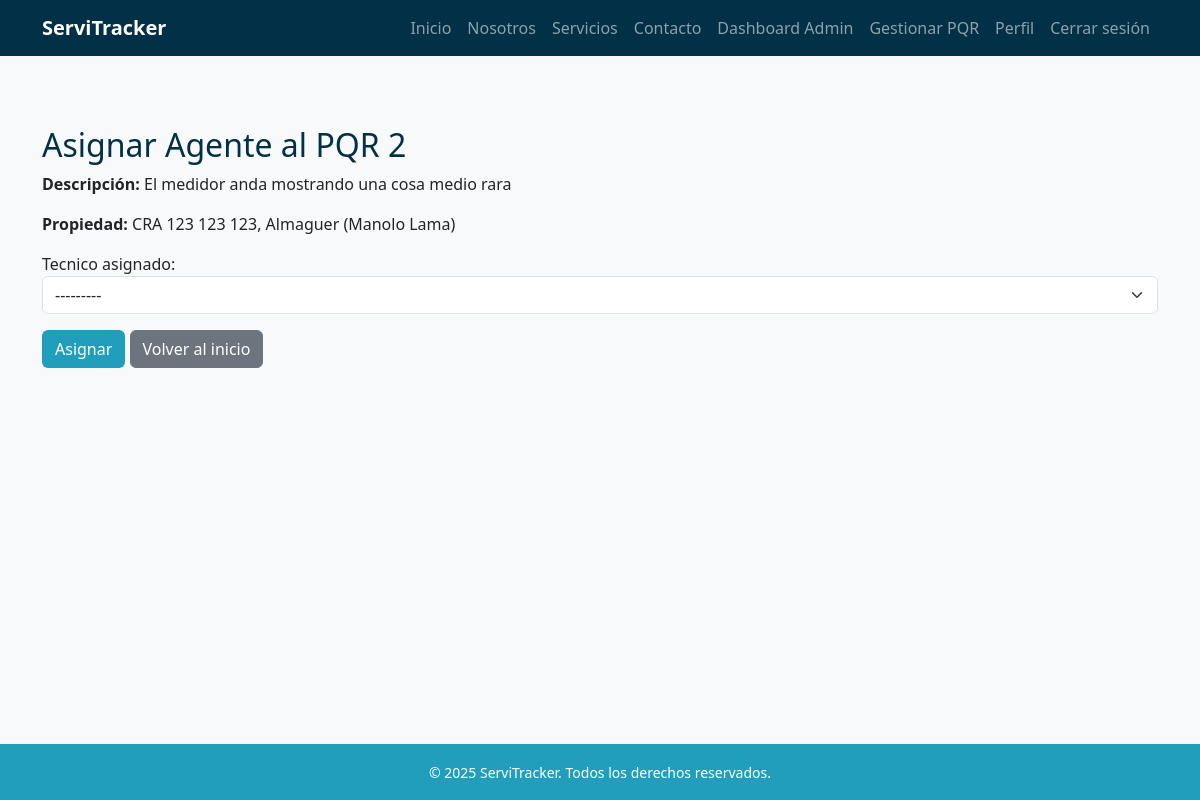
/pqr/2/asignar-tecnico/ (signed in), run on the app's committed database.
### pqr/models.py (models this page shows, shortened)
class PQR(models.Model):
    ciudadano = models.ForeignKey(
        settings.AUTH_USER_MODEL,
        on_delete=models.SET_NULL,
        null=True,
        blank=True,
        related_name="pqrs_ciudadano"
    )
    propiedad = models.ForeignKey(
        Propiedad,
        on_delete=models.SET_NULL,
        null=True,
        blank=True
    )
    tipo_falla = models.ForeignKey(
        TipoFalla,
        on_delete=models.PROTECT
    )
    descripcion = models.TextField()
    estado = models.ForeignKey(
        EstadoPQR,
        on_delete=models.PROTECT
    )
    tecnico_asignado = models.ForeignKey(
        settings.AUTH_USER_MODEL,
        on_delete=models.SET_NULL,
        null=True,
        blank=True,
        related_name="pqrs_tecnico"
    )
    fecha_creacion = models.DateTimeField(auto_now_add=True)
    fecha_actualizacion = models.DateTimeField(auto_now=True)

### propiedades/models.py (models this page shows)
class Propiedad(models.Model):
    usuario = models.ForeignKey(
        settings.AUTH_USER_MODEL,
        on_delete=models.CASCADE,
        related_name='propiedades'
    )
    departamento = models.CharField(max_length=100)
    ciudad = models.CharField(max_length=100)
    direccion = models.CharField(max_length=200)
    activa = models.BooleanField(default=True)
    def __str__(self):
        nombre = self.usuario.get_full_name() if hasattr(self.usuario, 'get_full_name') else str(self.usuario)
        return f"{self.direccion}, {self.ciudad} ({nombre})"

### usuarios/models.py (models this page shows, shortened)
class Usuario(AbstractBaseUser, PermissionsMixin):
    ROLES = [
        ("administrador", "Administrador"),
        ("agente", "Agente"),
        ("tecnico", "Técnico"),
        ("ciudadano", "Ciudadano"),
    ]
    documento = models.CharField(max_length=20, unique=True)
    email = models.EmailField(blank=True, null=True)
    nombres = models.CharField(max_length=100, blank=True, null=True)
    apellidos = models.CharField(max_length=100, blank=True, null=True)
    rol = models.CharField(max_length=20, choices=ROLES, default="ciudadano")
    especialidad = models.ForeignKey(Especialidad, on_delete=models.SET_NULL, null=True, blank=True)
    is_active = models.BooleanField(default=True)
    is_staff = models.BooleanField(default=False)
    date_joined = models.DateTimeField(auto_now_add=True)
    objects = UsuarioManager()
    USERNAME_FIELD = "documento"
    REQUIRED_FIELDS = []  # puedes agregar 'email' si quieres que sea obligatorio
    def get_full_name(self):
        nombre = (self.nombres or "").strip()
        apellido = (self.apellidos or "").strip()
        full = f"{nombre} {apellido}".strip()
        return full or ""

### pqr/views.py (the view)
# urls.py: path('<int:pk>/asignar-tecnico/', views.asignar_tecnico, name='asignar_tecnico'),
@login_required
def asignar_tecnico(request, pk):
    if request.user.rol not in ["agente", "administrador"]:
        return redirect('index')
    pqr = get_object_or_404(PQR, pk=pk)
    if request.method == 'POST':
        form = AsignarTecnicoForm(request.POST, instance=pqr)
        if form.is_valid():
            pqr = form.save(commit=False)
            estado_en_curso = EstadoPQR.objects.get(nombre="En curso")
            pqr.estado = estado_en_curso
            pqr.save()
            return redirect('dashboard_admin' if request.user.rol == "administrador" else 'dashboard_agente')
    else:
        form = AsignarTecnicoForm(instance=pqr)
    return render(request, 'pqr/asignar_tecnico.html', {'form': form, 'pqr': pqr})

### pqr/forms.py
class AsignarTecnicoForm(forms.ModelForm):
    tecnico_asignado = forms.ModelChoiceField(
        queryset=Usuario.objects.filter(rol="tecnico"),
        required=True,
        widget=forms.Select(attrs={'class': 'form-select'})
    )
    class Meta:
        model = PQR
        fields = ['tecnico_asignado']

### templates/pqr/asignar_tecnico.html (shortened to what this page needs)
{% extends 'base.html' %}
{% block content %}
<h2 class="text-blue-dark">Asignar Agente al PQR {{ pqr.id }}</h2>
<p><strong>Descripción:</strong> {{ pqr.descripcion }}</p>
<p><strong>Propiedad:</strong> {{ pqr.propiedad }}</p>
<form method="post">
    {{ form.as_p }}
    <button type="submit" class="btn btn-blue-mid">Asignar</button>
    <a href="{% url 'index' %}" class="btn btn-secondary">Volver al inicio</a>
</form>
{% endblock %}

### static/css/style.css (style rules this page uses)
:root { --blue-light: #8ecae6; --blue-mid: #219ebc; --blue-deep: #126782; --blue-dark: #023047; --yellow: #ffb703; --orange-light: #fd9e02; --orange-dark: #fb8500; --green-light: #198754; --green-dark: #146c43; }
.text-blue-dark { color: var(--blue-dark); }
body { font-family: 'Segoe UI', sans-serif; background-color: #f8f9fa; padding-top: 70px; min-height: 100vh; display: flex; flex-direction: column; }
.btn-blue-mid { background-color: var(--blue-mid); color: white; }

### data on the page
PQR: id "2", descripcion "El medidor anda mostrando una cosa medio rara", propiedad "CRA 123 123 123, Almaguer (Manolo Lama)", tecnico_asignado "---------"
